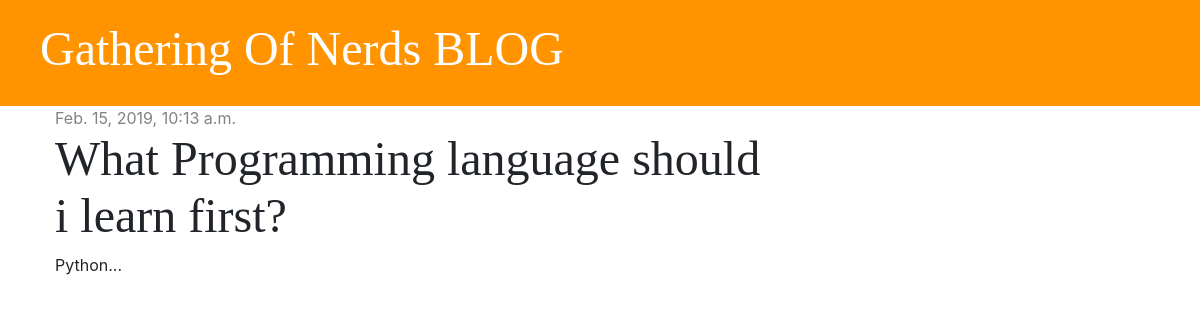
Screenshot of /post/3/ with the database file from the repository.
### blog/models.py (models this page shows, shortened)
class Post(models.Model):
    author = models.ForeignKey('auth.User', on_delete=models.CASCADE)
    title = models.CharField(max_length=200)
    text = models.TextField()
    created_date = models.DateTimeField(default=timezone.now)
    published_date = models.DateTimeField(blank=True, null=True)

### blog/views.py (the view)
# urls.py: path('post/<int:pk>/', views.post_detail, name='post_detail'),
def post_detail(request, pk):
    post = get_object_or_404(Post, pk=pk)
    stuff_for_frontend = {'post': post}
    return render(request, 'blog/post_detail.html', stuff_for_frontend)

### blog/templates/blog/post_detail.html (shortened to what this page needs)
{% extends 'blog/base.html' %}
{% block content %}
    <div class="post">
        {% if post.published_date %}
            <div class="date">
                {{ post.published_date }}
            </div>
            {% else %}
            <a href="{% url 'post_publish' pk=post.pk %} " class="btn btn-primary">Publish</a>
        {% endif %}
        <h1>{{ post.title }}</h1>
        <p>{{ post.text|linebreaksbr }}</p>
    </div>
{% endblock %}

### blog/static/css/blog.css (style rules this page uses)
h1, h2, h3, h4 { font-family: 'Tangerine', 'Inconsolata', 'Droid Sans', serif; font-size: 48px; }
.date { color: #828282; }
.post { margin-bottom: 70px; }

### rows the page displays
Post: published_date "Feb. 15, 2019, 10:13 a.m.", title "What Programming language should i learn first?", text "Python..."
